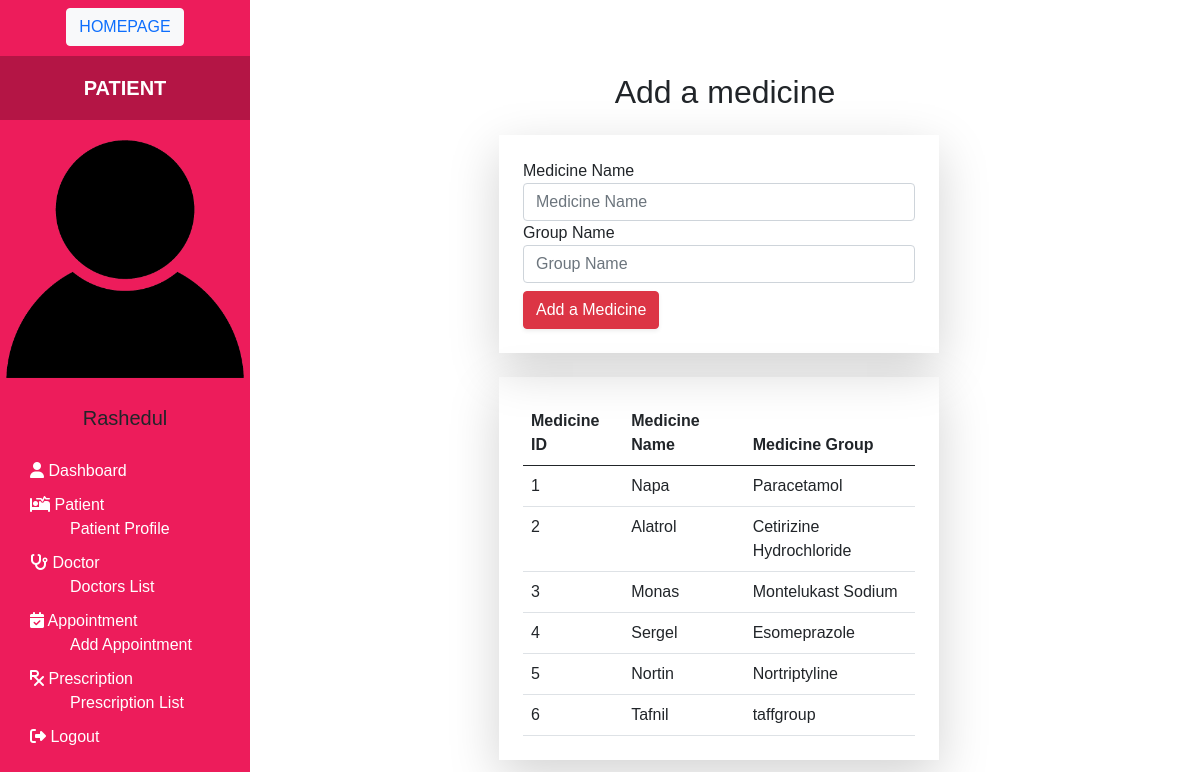
/add_medicine.php (signed in), run on the app's committed database.
### tables this page shows
CREATE TABLE `medicine` (
  `medicine_id` int(11) NOT NULL,
  `medicine_name` varchar(250) NOT NULL,
  `group_name` varchar(250) NOT NULL
);

### add_medicine.php (the view, shortened to what this page needs)
<?php
include "includes/db_conn.php";
if (isset($_SESSION['username']) && isset($_SESSION['user_id'])) {   ?>
    <!DOCTYPE html>
    <html>
    <head>
        <link href="css/bootstrap.min.css" rel="stylesheet">
        <link rel="stylesheet" href="css/custom.css">
    </head>
    <body>
        <?php include "includes/sidebar.php" ?>
        <div class="main">
            <section>
                <div class="container pt-5" id="registration">
                    <h2 class="text-center">Add a medicine</h2>
                    <div class="row mt-4 mb-4">
                        <div class="col-md-6 offset-md-3">
                            <form action="" class="shadow-lg p-4" method="POST">
                                <div class="form-group">
                                    <label for="fname" class="font-weight-bold pl-2">Medicine Name</label>
                                    <input type="text" class="form-control" placeholder="Medicine Name" name="medicine_name">
                                </div>
                                <div class="form-group">
                                    <label for="fname" class="font-weight-bold pl-2">Group Name</label>
                                    <input type="text" class="form-control" placeholder="Group Name" name="group_name">
                                </div>
                                <button type="submit" class="btn btn-danger mt-2 btn-block shadow-sm font-weit-ghbold" name="submit">Add a Medicine</button>
                            </form>
                        </div>
                    </div>
                    <div class="row mt-4 mb-4">
                        <div class="col-md-6 offset-md-3">
                            <div class="table-responsive shadow-lg p-4">
                                <table class="table mb-0">
                                    <thead>
                                        <tr>
                                            <th>Medicine ID</th>
                                            <th>Medicine Name</th>
                                            <th>Medicine Group</th>
                                        </tr>
                                    </thead>
                                    <tbody>
                                        <?php $sql = "SELECT * FROM medicine";
                                        $res = mysqli_query($conn, $sql);
                                        if (mysqli_num_rows($res) > 0) {
                                            while ($rows = mysqli_fetch_assoc($res)) { ?>
                                                <tr>
                                                    <td><?php echo $rows['medicine_id']; ?></td>
                                                    <td><?php echo $rows['medicine_name']; ?></td>
                                                    <td><?php echo $rows['group_name']; ?></td>
                                                </tr>
                                        <?php }
                                        } ?>
                                    </tbody>
                                </table>
                            </div>
                        </div>
                    </div>
                </div>
            </section>
        </div>
    </body>
    </html>
<?php } else {
    header("Location: login.php");
} ?>

### css/custom.css (style rules this page uses)
* { margin: 0; padding: 0; text-decoration: none !important; }
body { font-family: sans-serif; }
.main { margin-left: 250px; padding: 5px; }
.main h2 { margin-top: 20px; }

### data on the page
medicine: medicine_id "1", medicine_name "Napa", group_name "Paracetamol"
medicine: medicine_id "2", medicine_name "Alatrol", group_name "Cetirizine Hydrochloride"
medicine: medicine_id "3", medicine_name "Monas", group_name "Montelukast Sodium"
medicine: medicine_id "4", medicine_name "Sergel", group_name "Esomeprazole"
medicine: medicine_id "5", medicine_name "Nortin", group_name "Nortriptyline"
medicine: medicine_id "6", medicine_name "Tafnil", group_name "taffgroup"

### other printed values
$_SESSION['role'] "PATIENT"
$_SESSION['first_name'] "Rashedul"
